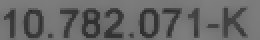
#> input picture test-images/rut_1.png, 130 x 20 px (shown 2 times larger)
$ jupyter execute --allow-errors tarea1.ipynb   (shell and % lines are left out)   (older library calls are emulated)
#> lines starting #> are read from the running program, lines starting #| are printed output that depends on the picture; after the words box and inside, x2 and y2 are one past the last pixel; in counts of white or black regions, pixels touching at a corner belong together
# Universidad de Chile
### Facultad de Ciencias, Física y Matemáticas
### Departamento de Ciencias de la Computación
### CC5509 - Reconocimiento de Patrones
### Tarea 1 - Optical Character Recognition usando Histogramas de Orientaciones y K-Nearest Neighbor
### Gabriel De La Parra

# Introducción
En esta tarea se implementará un OCR para reconocer digitos numéricos. Particularmente provenientes de un RUT.

Esta tarea se implementó en Jupyter Notebook con Python, debido a la facilidad para ejecutar código, crear un informe y mostrar los resultados en un mismo documento.

Para procesar la imagen de entrada, se ocupó el siguiente procedimiento:
1. Leer imagen de muestra;
2. Preprocesar la imagen;
    - Aplicar funciones de umbral para convertir a blanco y negro;
3. Separar la imagen por cada dígito contenido;
    - Ignorar puntos y guión;
    - Ordernar por posición;
4. Obtener el Histograma de Orientaciones de Gradientes
    - Obtener Gradientes
    - Obtener Magnitud y orientación según gradientes
    - Agrupar por celdas
    - Normalizar por bloques
    - Concatenar

Con las imagenes de entrenamiento también se debió realizar un procesamiento. Se repite el punto 4, de HoG para las imágenes de entrenamiento y se construye un vector concatenadod de HoG. Una sutiliza encontrada fue que las imágenes tenían tamaños distintos, por lo que fue necesario hacer un resize. Se ocupó interpolación bilineal en este caso.

Posterior a tener el HoG para la imagen de entrada y las imágenes de muestra, se procede a calcular la distancia Euclidiana entre los descriptores del HoG de las dos imágenes. Obteniendo el vecino más cercano se puede predecir el dígito a buscar.

[cell 1]
import numpy as np
import math
import os
from scipy import ndimage, signal
from skimage import io, morphology, filters, segmentation, measure, color
from matplotlib import pyplot as plt, patches

# Test Instance
Cargar una imagen para su exploración inicial.

[cell 2]
imageFilename = "./test-images/rut_1.png"

[cell 3]
image=io.imread(imageFilename)
#> image is the input picture: shape (20, 130); min 40, max 127, mean 102.9

## Original Image

[cell 4]
plt.imshow(image,cmap='gray')
plt.show()

## Apply Threshold

Se aplica la función umbral para separar con claridad los dígitos del fondo.

[cell 5]
th=filters.threshold_otsu(image*0.95)
#> th = 85.62
im_bin = image > th
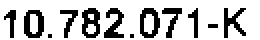
#> im_bin: shape (20, 130) bool (shown 2 times larger); 76.2% white; black in thin lines or dots, all inside (x1, y1, x2, y2) = (2, 4, 123, 19)
plt.imshow(im_bin, cmap='gray')
plt.show()

## Get image labels and regions

El método labels busca zonas continuas, con conectividad configurable, en este caso 1, para buscar zonas conexas.

[cell 6]
mlabels, nlabels = morphology.label(1-im_bin, connectivity=1, return_num=True)
#> mlabels: shape (20, 130) int64; 13 distinct labels, from 0 to 12
#> nlabels = 12
regions = measure.regionprops(mlabels)
#> regions = 12 regions; largest, box (x1, y1, x2, y2) and area: (41, 4, 50, 19) 89, (12, 5, 22, 19) 88, (70, 4, 80, 19) 84, (52, 4, 62, 19) 80, (112, 4, 123, 19) 76

## Draw rectangles around regions
Identificar con un rectángulo cada una de las zonas encontradas.

[cell 7]
fig, ax = plt.subplots()
ax.imshow(im_bin,cmap='gray')

for i in range(nlabels):
    x, y, w, h = regions[i].bbox
    rect = patches.Rectangle((y, x), h - y, w - x,
                             fill=False, edgecolor='red', linewidth=2)
    ax.add_patch(rect)
#> this loop made 12 passes
#> (x, y, w, h) on passes 1 to 12: (4, 41, 19, 50), (4, 52, 19, 62), (4, 70, 19, 80), (4, 81, 19, 91), (4, 94, 19, 99), (4, 112, 19, 123), (5, 2, 19, 8), (5, 12, 19, 22), (5, 30, 19, 39), (12, 104, 14, 109), (17, 24, 19, 26), (17, 65, 19, 67)

plt.show()

## Calculate region Area
Función auxiliar para el cálculo del área de cada región. Se utilizará posteriormente para filtrar los puntos y guiones.

[cell 8]
def getSliceTupleArea(sliceTuple):
    return (sliceTuple[0].stop - sliceTuple[0].start) * (sliceTuple[1].stop - sliceTuple[1].start)

## Inspect region areas

Prueba del cálculo de áreas. Se pueden apreciar algunas zonas de 4 pixeles, correspondientes a los puntos; y una de 10, correspondiente al guión.

[cell 9]
roiList = []
for i in range(1, nlabels + 1):
    px, py = ndimage.find_objects(mlabels==i)[0]
    roiList.append((px,py))
#> after the loop, roiList = 12 items

sortedRoi = sorted(roiList, key= lambda x: x[1])
#> sortedRoi = 12 items

for i in range(len(sortedRoi)):
    print("region", i, "=", getSliceTupleArea(sortedRoi[i]))
#> this loop made 12 passes
#| region 0 = 84
#| region 1 = 140
#| region 2 = 4
#| region 3 = 126
#| region 4 = 135
#| region 5 = 150
#| region 6 = 4
#| region 7 = 150
#> (further printed lines are left out)

## Ploting individually
Al plotear individualmente cada zona, se puede apreciar que el órden no queda según sus coordenadas, sino según sus coordenada en Y, empezando desde arriba. Será necesario reordenar las imágenes para que queden según su orden natural.

[cell 10]
plt.figure(figsize=(20,10))
columns = 6
for i in range(1, nlabels + 1):
    px, py = ndimage.find_objects(mlabels==i)[0]
    roi = im_bin[px, py]
    roi = np.pad(roi, 2, mode='constant', constant_values=1)
    plt.subplot(nlabels / columns + 1, columns, i)
    plt.imshow(roi, cmap="gray")
#> this loop made 12 passes
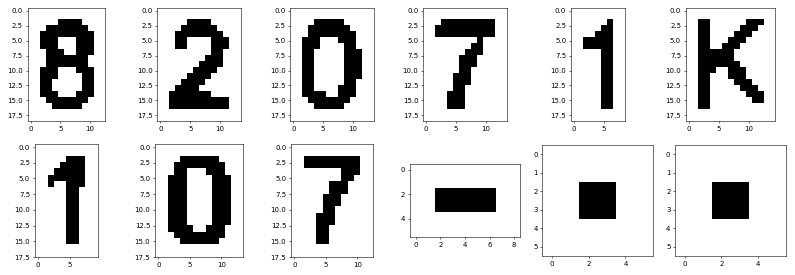
#> figure drawn by matplotlib, 12 panels

## Sorting

Se ordenan según la coordenada de la imagen original.

[cell 11]
plt.figure(figsize=(20,10))
columns = 5
i = 0
for j in range(nlabels):
    (px, py) = sortedRoi[j]
    if(getSliceTupleArea((px,py))>10):
        roi = im_bin[px, py]
        roi = np.pad(roi, 2, mode='constant', constant_values=1)
        plt.subplot(nlabels / columns + 1, columns, i+1)
        plt.imshow(roi, cmap="gray")
        i = i + 1
#> after the loop, i = 9
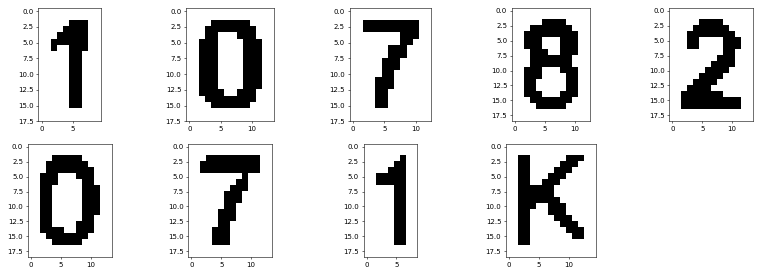
#> figure drawn by matplotlib, 9 panels

## From Image to regions (Refactoring)

Refactor de todo lo visto anteriormente: Se lee una imagen y se extraen los dígitos.

[cell 12]
def getImageDigits(imageFilename):
    digits = []
    #Read
    image=io.imread(imageFilename)
    #im_bin = np.zeros_like(image)

    #Threshold
    th=filters.threshold_otsu(image*0.95)
    im_bin = image > th
    # [6 lines of commented-out code are left out]
    mlabels, nlabels = morphology.label(1-im_bin, connectivity=1, return_num=True)
    regions = measure.regionprops(mlabels)

    #Regions of Interest
    roiList = []
    for i in range(1, nlabels + 1):
        px, py = ndimage.find_objects(mlabels==i)[0]
        roiList.append((px,py))

    #Sort regions by position:
    sortedRoi = sorted(roiList, key= lambda x: x[1])

    # Filter small Regions, Pad results:
    for j in range(nlabels):
        (px, py) = sortedRoi[j]
        if(getSliceTupleArea((px,py))>15):
            roi = im_bin[px, py].astype(int)*255
            #roi = np.pad(roi, 2, mode='constant', constant_values=1)
            digits.append(roi)

    #return
    return digits

[cell 13]
digits = getImageDigits("./test-images/rut_1.png")
#> in getImageDigits, `th=filters.threshold_otsu(image*0.95)`: th = 85.62
#> in getImageDigits, `mlabels, nlabels = morphology.label(1-im_bin, connectivity=1, return_n..`: nlabels = 12
#> after the loop in getImageDigits, `for i in range(1, nlabels + 1):`: roiList = 12 items
#> after the loop in getImageDigits, `for j in range(nlabels):`: digits = 9 items
#> digits = 9 items

[cell 14]
digits[0]
#> Out = 14 rows, first 6: [255, 255, 255, 0, 0, 0], [255, 255, 0, 0, 0, 0], [255, 0, 0, 0, 0, 0], [0, 0, 0, 0, 0, 0], [0, 255, 255, 0, 0, 0], [255, 255, 255, 0, 0, 255]

## Plot Digits

Método auxiliar para plotear los dígitos.

[cell 15]
def plotDigits(digits):
    plt.figure(figsize=(20,10))
    columns = 10
    i = 0
    for digit in digits:
        plt.subplot(len(digits) / columns + 1, columns, i+1)
        plt.imshow(digit, cmap="gray")
        i = i + 1

## Test on samples

Pruebas con las imágenes de muestra.

[cell 16]
plotDigits(getImageDigits("./test-images/rut_1.png"))
#> the loop in plotDigits, `for digit in digits:` made 9 passes
#> after the loop in plotDigits, `for digit in digits:`: i = 9

[cell 17]
plotDigits(getImageDigits("./test-images/rut_2.png"))
#> call 3 of getImageDigits, with imageFilename = './test-images/rut_2.png'
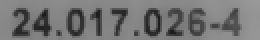
#> input picture test-images/rut_2.png, 130 x 20 px (shown 2 times larger)
#> in getImageDigits, image is the input picture: shape (20, 130); min 25, max 152, mean 115.7
#> in getImageDigits (call 3), `th=filters.threshold_otsu(image*0.95)`: th = 94.21
#> in getImageDigits (call 3), `im_bin = image > th`: im_bin: shape (20, 130) bool; 75.3% white; 12 black regions (3 under 20 px)
#> in getImageDigits (call 3), `mlabels, nlabels = morphology.label(1-im_bin, connectivity=1, return_n..`: mlabels: shape (20, 130) int64; 13 distinct labels, from 0 to 12
#> in getImageDigits (call 3), `regions = measure.regionprops(mlabels)`: regions = 12 regions; largest, box (x1, y1, x2, y2) and area: (72, 4, 81, 18) 85, (33, 4, 42, 18) 77, (6, 4, 15, 18) 76, (16, 4, 26, 18) 74, (94, 4, 102, 18) 72
#> the loop in plotDigits (call 2), `for digit in digits:` made 9 passes

[cell 18]
plotDigits(getImageDigits("./test-images/rut_3.png"))
#> call 4 of getImageDigits, with imageFilename = './test-images/rut_3.png'
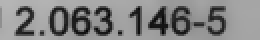
#> input picture test-images/rut_3.png, 130 x 20 px (shown 2 times larger)
#> in getImageDigits, image is the input picture: shape (20, 130); min 5, max 181, mean 132
#> in getImageDigits (call 4), `th=filters.threshold_otsu(image*0.95)`: th = 100.4
#> in getImageDigits (call 4), `im_bin = image > th`: im_bin: shape (20, 130) bool; 75.8% white; black in thin lines or dots, all inside (x1, y1, x2, y2) = (8, 3, 113, 18)
#> in getImageDigits (call 4), `mlabels, nlabels = morphology.label(1-im_bin, connectivity=1, return_n..`:
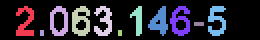
#> mlabels: shape (20, 130) int64 (shown 2 times larger); 12 distinct labels, from 0 to 11; one colour per label, 0 black
#> in getImageDigits (call 4), `mlabels, nlabels = morphology.label(1-im_bin, connectivity=1, return_n..`: nlabels = 11
#> in getImageDigits (call 4), `regions = measure.regionprops(mlabels)`: regions = 11 regions; largest, box (x1, y1, x2, y2) and area: (36, 3, 45, 18) 88, (85, 3, 95, 18) 84, (74, 3, 84, 18) 80, (104, 3, 113, 18) 78, (8, 3, 17, 18) 76
#> after the loop in getImageDigits (call 4), `for i in range(1, nlabels + 1):`: roiList = 11 items
#> after the loop in getImageDigits (call 4), `for j in range(nlabels):`: digits = 8 items

[cell 19]
plotDigits(getImageDigits("./test-images/rut_4.png"))
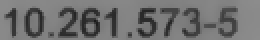
#> input picture test-images/rut_4.png, 130 x 20 px (shown 2 times larger)
#> in getImageDigits, image is the input picture: shape (20, 130); min 26, max 140, mean 111.6
#> in getImageDigits (call 5), `th=filters.threshold_otsu(image*0.95)`: th = 91.33
#> in getImageDigits (call 5), `im_bin = image > th`: im_bin: shape (20, 130) bool; 76.7% white; black in thin lines or dots, all inside (x1, y1, x2, y2) = (3, 4, 118, 19)
#> in getImageDigits (call 5), `mlabels, nlabels = morphology.label(1-im_bin, connectivity=1, return_n..`:
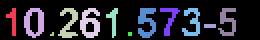
#> mlabels: shape (20, 130) int64 (shown 2 times larger); 13 distinct labels, from 0 to 12; one colour per label, 0 black
#> in getImageDigits (call 5), `mlabels, nlabels = morphology.label(1-im_bin, connectivity=1, return_n..`: nlabels = 12
#> in getImageDigits (call 5), `regions = measure.regionprops(mlabels)`: regions = 12 regions; largest, box (x1, y1, x2, y2) and area: (40, 4, 50, 19) 91, (12, 4, 22, 19) 86, (69, 4, 78, 19) 84, (29, 4, 39, 19) 72, (109, 4, 118, 18) 67
#> after the loop in getImageDigits (call 5), `for i in range(1, nlabels + 1):`: roiList = 12 items
#> after the loop in getImageDigits (call 5), `for j in range(nlabels):`: digits = 9 items
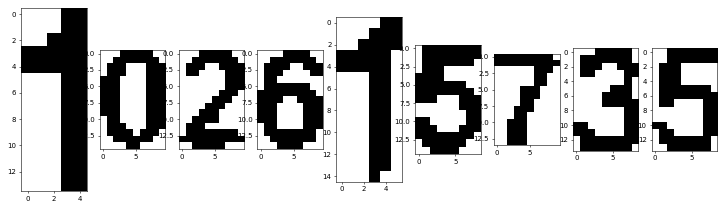
#> figure drawn by matplotlib, 9 panels

# Inspect Training Set

Ahora se trabajará con los dígitos de pruebas. Se realiará un análisis exploratorio para posteriomente procesar las imágenes.

[cell 20]
sampleCeroFilename = "./digits/0/dig_0_100.png"
#> (the rest of this cell did not finish here and is left out)

#> (a cell that did not finish here is left out)

#> (a cell that did not finish here is left out)

## Gradientes: Prewitt, Sobel y Manual

#> (a cell that did not finish here is left out)

[cell 24]
maskX = [[-1, 0, 1]]
#> maskX = [[-1, 0, 1]]
maskY = [[-1], [0], [1]]
#> (the rest of this cell did not finish here and is left out)

[cell 25]
fig = plt.figure(figsize=(10,17))

ax = plt.subplot(3, 2, 1)
ax.set_title("prewittH")
#> (the rest of this cell did not finish here and is left out)

## Magnitudes y Orientaciones
Se calculan las magnitudes y orientaciones para los gradientes antes encontrados.

#> (a cell that did not finish here is left out)

#> (a cell that did not finish here is left out)

## Refactor orientaciones y magnitudes

[cell 28]
# [6 lines left out: function getOrientAndMags, not called in this run]

## Histograma de Orientaciones: Implementación Numpy
Este método solo contempla las orientaciones y no la magnitud. Tampoco contempla  el Hard y Soft Assignment, por lo que se descartará posteriormente, para ser implementado de forma manual.

#> (a cell that did not finish here is left out)

## Histograma de Orientaciones: Manual (Hard Assignment)

[cell 30]
# [15 lines left out: function histogram, not called in this run]

[cell 31]
def plotHist(histogram, kBins):
    plt.bar(np.arange(kBins), histogram)
    plt.show()

[cell 32]
bins = 8
#> (the rest of this cell did not finish here and is left out)

## Test on different numbers

[cell 33]
sampleDigitFilenameList =["./digits/0/dig_1500070685.png",
                    "./digits/1/dig_1500063963.png",
                    "./digits/2/dig_1500063977.png",
                    "./digits/3/dig_1500063964.png",
                    "./digits/4/dig_1500063982.png",
                    "./digits/5/dig_1500064000.png",
                    "./digits/6/dig_1500063975.png",
                    "./digits/7/dig_1500064329.png",
                    "./digits/8/dig_1500064008.png",
                    "./digits/9/dig_1500063965.png",
                    "./digits/K/dig_1500066216.png"
                   ]

[cell 34]
plt.figure(figsize=(20,10))
columns = len(sampleDigitFilenameList)
i=1
bins = 8
#> (the rest of this cell did not finish here and is left out)

## Histograma de Orientaciones: Manual (Hard and Soft Assignment)

[cell 35]
# [31 lines left out: function histogram, not called in this run]

[cell 36]
plt.figure(figsize=(20,10))
columns = len(sampleDigitFilenameList)
i=1
bins = 8
#> (the rest of this cell did not finish here and is left out)

# Cells and Blocks
Queda pendiente:
- Dividir la imagen en celdas
- Normalizar las celdas por bloques
- Concatenar los histogramas

## Inspect training set sizes

[cell 37]
def getTrainingImages():
    images = []
    for dirpath, dirnames, filenames in os.walk("./digits/"):
        for filename in [f for f in filenames if f.endswith(".png")]:
            images.append(os.path.join(dirpath, filename))
    return images

[cell 38]
images = getTrainingImages()
#> in getTrainingImages, `images = []`: images = []
#> images = ['./digits/9/dig_0_9_n.png']

hist = {}
for imageFile in images:
    image=io.imread(imageFile)
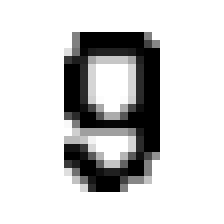
#> input picture digits/9/dig_0_9_n.png, 28 x 28 px (shown 8 times larger)
#> image is the input picture: shape (28, 28); min 0, max 255, mean 208.3
    w,h = image.shape
#> w = 28; h = 28
    if("w"+str(w)+"h"+str(h) in hist):
        hist["w"+str(w)+"h"+str(h)] += 1
    else:
        hist["w"+str(w)+"h"+str(h)] = 1

hist
